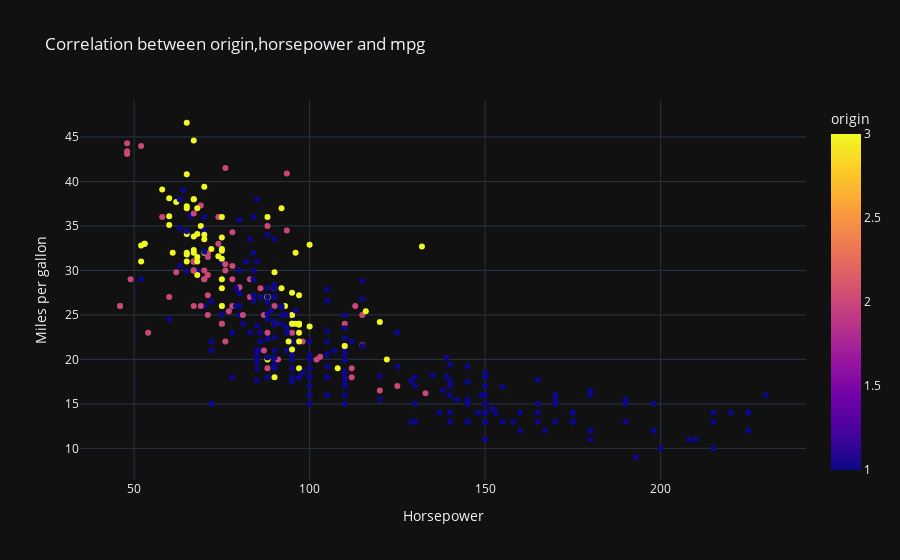

Notebook code cell kept with this figure:
### Code cell
# correlation between origin,horsepower and mpg:

px.scatter(df,x="horsepower",y="mpg",color="origin",template="plotly_dark",
           title="Correlation between origin,horsepower and mpg",
           labels={"horsepower":"Horsepower","mpg":"Miles per gallon"})

### Figure 1 — Plotly figure (JSON) as saved in the notebook; plotly's stock layout.template omitted (floating-point values rounded to 4 significant figures; data arrays with more than 128 entries replaced by an {"elided": "..."} marker saying what was removed)
{"data": [{"hovertemplate": "Horsepower=%{x}<br>Miles per gallon=%{y}<br>origin=%{marker.color}<extra></extra>", "legendgroup": "", "marker": {"color": {"elided": "398 int values"}, "coloraxis": "coloraxis", "symbol": "circle"}, "mode": "markers", "name": "", "orientation": "v", "showlegend": false, "type": "scatter", "x": {"elided": "398 float values"}, "xaxis": "x", "y": {"elided": "398 float values"}, "yaxis": "y"}], "layout": {"coloraxis": {"colorbar": {"title": {"text": "origin"}}, "colorscale": [[0, "#0d0887"], [0.1111, "#46039f"], [0.2222, "#7201a8"], [0.3333, "#9c179e"], [0.4444, "#bd3786"], [0.5556, "#d8576b"], [0.6667, "#ed7953"], [0.7778, "#fb9f3a"], [0.8889, "#fdca26"], [1, "#f0f921"]]}, "legend": {"tracegroupgap": 0}, "title": {"text": "Correlation between origin,horsepower and mpg"}, "xaxis": {"anchor": "y", "domain": [0, 1], "title": {"text": "Horsepower"}}, "yaxis": {"anchor": "x", "domain": [0, 1], "title": {"text": "Miles per gallon"}}}}
